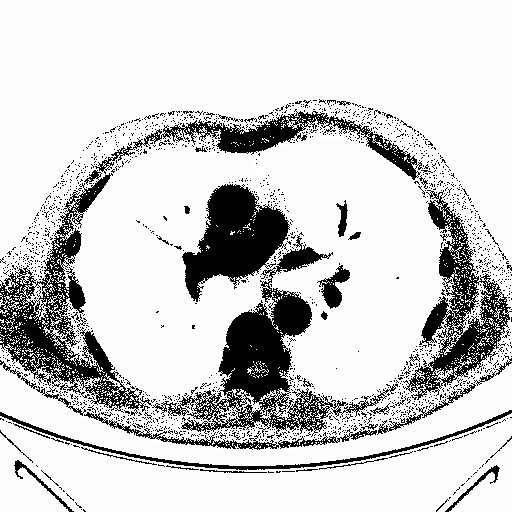
#> input picture Data_Analysis&ML/Find_Lung_CT/2d_images/ID_0000_Z_0142.tif, 512 x 512 px
$ python -i light_remover.py   (imports and definitions only)
#> lines starting #> are read from the running program, lines starting #| are printed output that depends on the picture
#> further down, picture is the input picture: shape (512, 512, 3); min 0, max 255, mean 206.9
import cv2

def light_removing(frame):
    gray = cv2.cvtColor(frame, cv2.COLOR_BGR2GRAY)
    lab = cv2.cvtColor(frame, cv2.COLOR_BGR2LAB)
#> lab: shape (512, 512, 3); mean of channels 0, 1, 2 207.2, 128, 128
    L = lab[:,:,0]
    med_L = cv2.medianBlur(L,99)
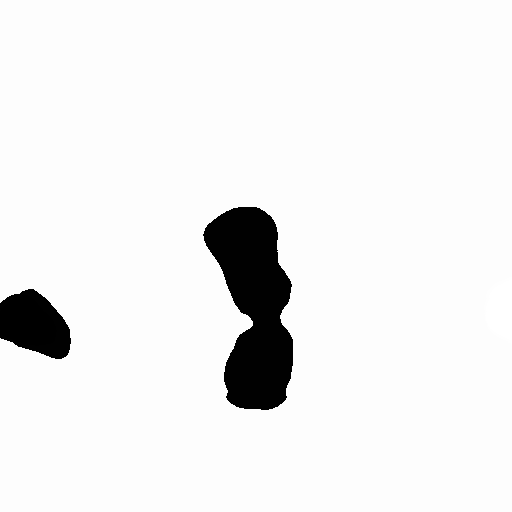
#> med_L: shape (512, 512); min 0, max 255, mean 238.4
    #median filter
    invert_L = cv2.bitwise_not(med_L)
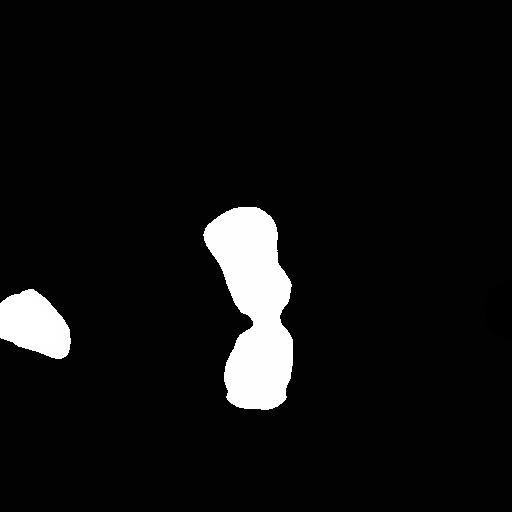
#> invert_L: shape (512, 512); min 0, max 255, mean 16.6
    #invert lightness
    composed = cv2.addWeighted(gray, 0.75, invert_L, 0.25, 0)
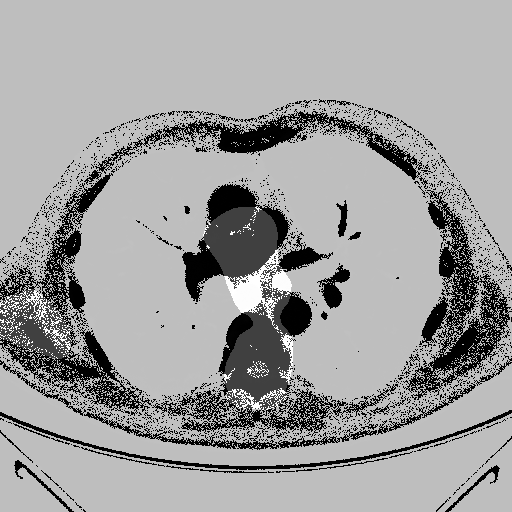
#> composed: shape (512, 512); min 0, max 255, mean 159.3
    return L, composed

>>> import cv2
>>> picture = cv2.imread('../../Data_Analysis&ML/Find_Lung_CT/2d_images/ID_0000_Z_0142.tif')
>>> result = light_removing(picture)

$ run again, on Data_Analysis&ML/Find_Lung_CT/2d_images/ID_0001_Z_0146.tif
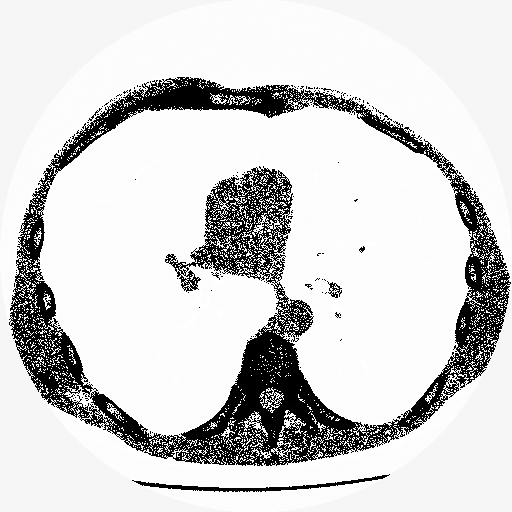
#> input picture Data_Analysis&ML/Find_Lung_CT/2d_images/ID_0001_Z_0146.tif, 512 x 512 px
#> picture is the input picture: shape (512, 512, 3); min 0, max 255, mean 210.8
#> lab: shape (512, 512, 3); mean of channels 0, 1, 2 211.3, 128, 128
#> in light_removing, `invert_L = cv2.bitwise_not(med_L)`:
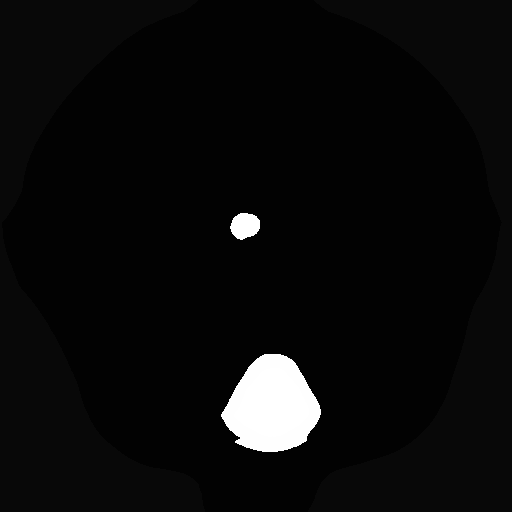
#> invert_L: shape (512, 512); min 2, max 255, mean 11
#> in light_removing, `composed = cv2.addWeighted(gray, 0.75, invert_L, 0.25, 0)`:
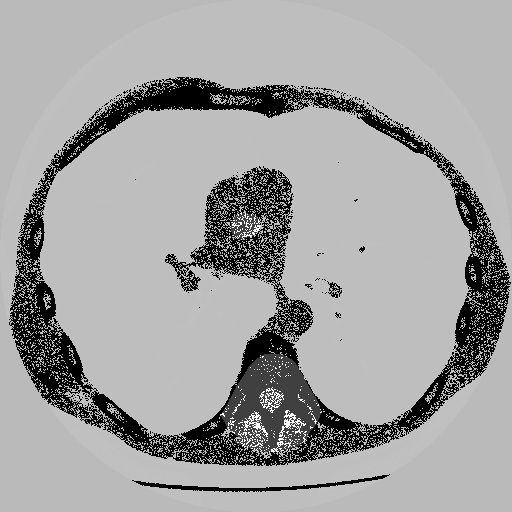
#> composed: shape (512, 512); min 0, max 255, mean 160.8

$ run again, on Data_Analysis&ML/Find_Lung_CT/2d_images/ID_0004_Z_0066.tif
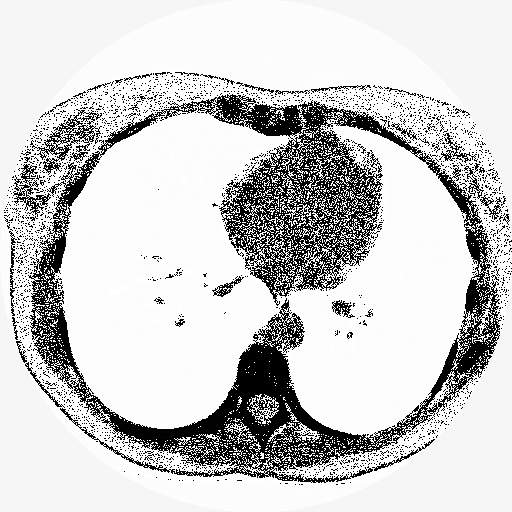
#> input picture Data_Analysis&ML/Find_Lung_CT/2d_images/ID_0004_Z_0066.tif, 512 x 512 px
#> picture is the input picture: shape (512, 512, 3); min 0, max 255, mean 205
#> lab: shape (512, 512, 3); mean of channels 0, 1, 2 205.3, 128, 128
#> in light_removing, `invert_L = cv2.bitwise_not(med_L)`:
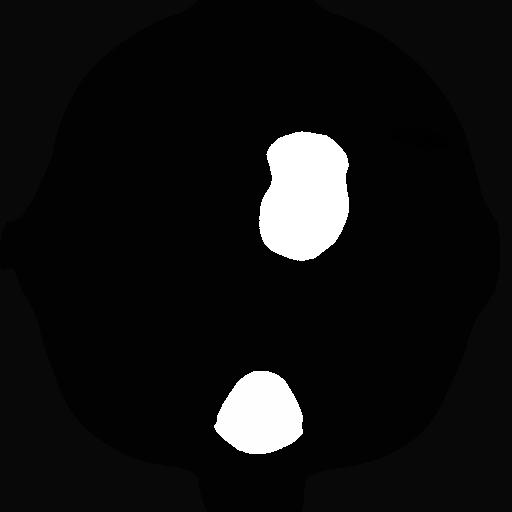
#> invert_L: shape (512, 512); min 0, max 255, mean 18
#> in light_removing, `composed = cv2.addWeighted(gray, 0.75, invert_L, 0.25, 0)`:
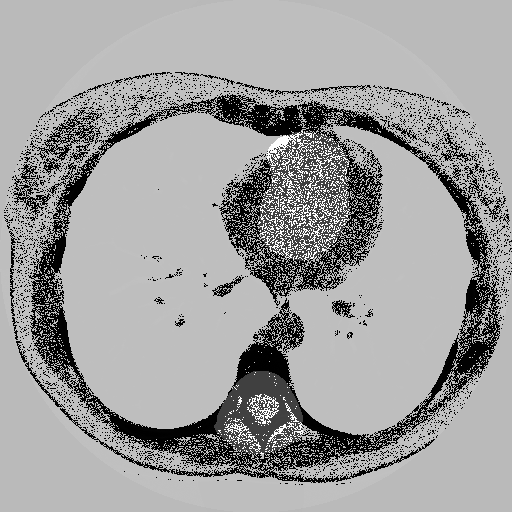
#> composed: shape (512, 512); min 0, max 255, mean 158.1
